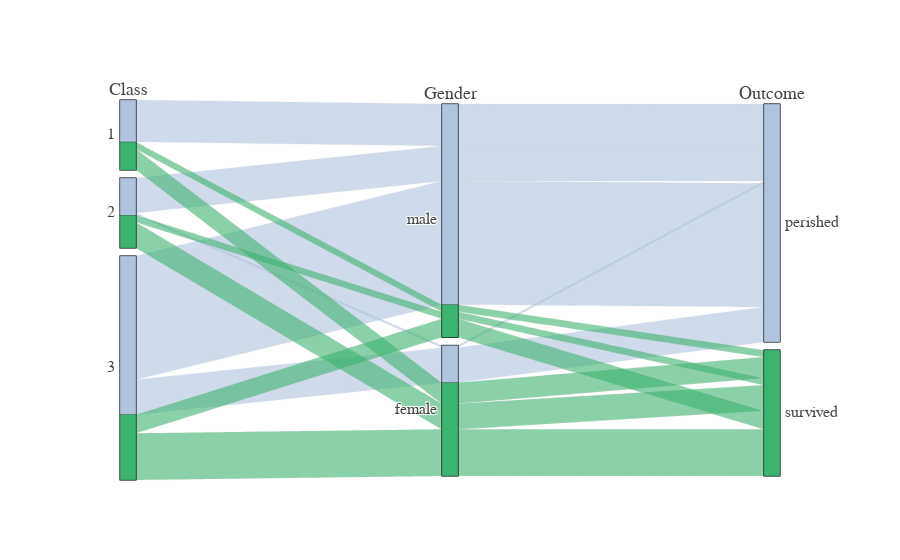

Notebook source saved alongside this figure:
### Code cell
titanic_df = pd.read_csv(
    "https://raw.githubusercontent.com/plotly/datasets/master/titanic.csv")

# Create dimensions
class_dim = go.parcats.Dimension(
    values=titanic_df.Pclass,
    categoryorder='category ascending',
    label="Class"
)

gender_dim = go.parcats.Dimension(
    values=titanic_df.Sex,
    label="Gender"
)

survival_dim = go.parcats.Dimension(
  values=titanic_df.Survived,
  label="Outcome",
  categoryarray=[0, 1],
  ticktext=['perished', 'survived'],
)

# Create parcats trace
color = titanic_df.Survived;
colorscale = [[0, 'lightsteelblue'], [1, 'mediumseagreen']];

data = [
    go.Parcats(
        dimensions=[class_dim, gender_dim, survival_dim],
        line={'color': color,
              'colorscale': colorscale},
        hoveron='color',
        hoverinfo='count+probability',
        labelfont={'size': 18, 'family': 'Times'},
        tickfont={'size': 16, 'family': 'Times'},
        arrangement='freeform'
    )
]

# Display figure
plotly.offline.iplot(data)

### Figure 1 — Plotly figure (JSON) as saved in the notebook; plotly's stock layout.template omitted (floating-point values rounded to 4 significant figures; data arrays with more than 128 entries replaced by an {"elided": "..."} marker saying what was removed)
{"data": [{"arrangement": "freeform", "dimensions": [{"categoryorder": "category ascending", "label": "Class", "values": {"elided": "156 int values"}}, {"label": "Gender", "values": {"elided": "156 str values"}}, {"categoryarray": [0, 1], "label": "Outcome", "ticktext": ["perished", "survived"], "values": {"elided": "156 int values"}}], "hoverinfo": "count+probability", "hoveron": "color", "labelfont": {"family": "Times", "size": 18}, "line": {"color": {"elided": "156 int values"}, "colorscale": [[0, "lightsteelblue"], [1, "mediumseagreen"]]}, "tickfont": {"family": "Times", "size": 16}, "type": "parcats", "uid": "95443afa-0d2f-408f-baa5-3b9776f5eeda"}], "layout": {"autosize": true}}
